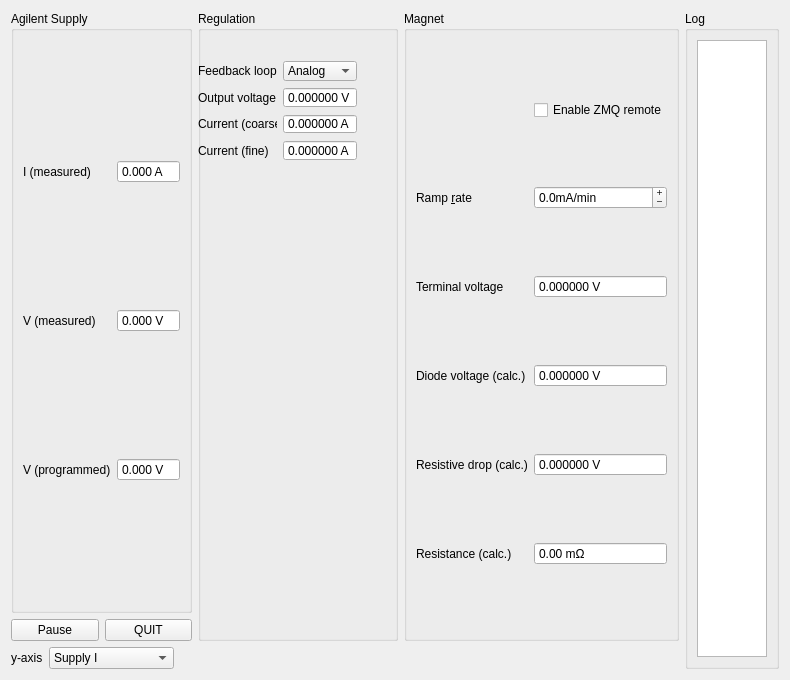
<?xml version="1.0" encoding="UTF-8"?>
<ui version="4.0">
 <class>Widget</class>
 <widget class="QWidget" name="Widget">
  <property name="geometry">
   <rect>
    <x>0</x>
    <y>0</y>
    <width>741</width>
    <height>680</height>
   </rect>
  </property>
  <property name="windowTitle">
   <string>Magnet Control</string>
  </property>
  <layout class="QVBoxLayout" name="verticalLayout_3">
   <item>
    <layout class="QHBoxLayout" name="horizontalLayout_7">
     <item>
      <layout class="QVBoxLayout" name="verticalLayout_2">
       <item>
        <layout class="QHBoxLayout" name="horizontalLayout_6">
         <item>
          <layout class="QVBoxLayout" name="verticalLayout">
           <item>
            <widget class="QGroupBox" name="groupBox">
             <property name="title">
              <string>Agilent Supply</string>
             </property>
             <layout class="QHBoxLayout" name="horizontalLayout">
              <item>
               <layout class="QGridLayout" name="gridLayout">
                <item row="0" column="1">
                 <widget class="QDoubleSpinBox" name="supplyCurrentSb">
                  <property name="readOnly">
                   <bool>true</bool>
                  </property>
                  <property name="buttonSymbols">
                   <enum>QAbstractSpinBox::NoButtons</enum>
                  </property>
                  <property name="suffix">
                   <string> A</string>
                  </property>
                  <property name="decimals">
                   <number>3</number>
                  </property>
                  <property name="minimum">
                   <double>-10.000000000000000</double>
                  </property>
                  <property name="maximum">
                   <double>10.000000000000000</double>
                  </property>
                 </widget>
                </item>
                <item row="1" column="1">
                 <widget class="QDoubleSpinBox" name="supplyVoltageSb">
                  <property name="readOnly">
                   <bool>true</bool>
                  </property>
                  <property name="buttonSymbols">
                   <enum>QAbstractSpinBox::NoButtons</enum>
                  </property>
                  <property name="suffix">
                   <string> V</string>
                  </property>
                  <property name="decimals">
                   <number>3</number>
                  </property>
                  <property name="minimum">
                   <double>-10.000000000000000</double>
                  </property>
                  <property name="maximum">
                   <double>10.000000000000000</double>
                  </property>
                 </widget>
                </item>
                <item row="2" column="0">
                 <widget class="QLabel" name="label_4">
                  <property name="text">
                   <string>V (programmed)</string>
                  </property>
                  <property name="buddy">
                   <cstring>programmedSupplyVoltageSb</cstring>
                  </property>
                 </widget>
                </item>
                <item row="0" column="0">
                 <widget class="QLabel" name="label_2">
                  <property name="text">
                   <string>I (measured)</string>
                  </property>
                  <property name="buddy">
                   <cstring>supplyCurrentSb</cstring>
                  </property>
                 </widget>
                </item>
                <item row="1" column="0">
                 <widget class="QLabel" name="label_3">
                  <property name="text">
                   <string>V (measured)</string>
                  </property>
                  <property name="buddy">
                   <cstring>supplyVoltageSb</cstring>
                  </property>
                 </widget>
                </item>
                <item row="2" column="1">
                 <widget class="QDoubleSpinBox" name="programmedSupplyVoltageSb">
                  <property name="readOnly">
                   <bool>true</bool>
                  </property>
                  <property name="buttonSymbols">
                   <enum>QAbstractSpinBox::NoButtons</enum>
                  </property>
                  <property name="suffix">
                   <string> V</string>
                  </property>
                  <property name="decimals">
                   <number>3</number>
                  </property>
                  <property name="minimum">
                   <double>-10.000000000000000</double>
                  </property>
                  <property name="maximum">
                   <double>10.000000000000000</double>
                  </property>
                 </widget>
                </item>
               </layout>
              </item>
             </layout>
            </widget>
           </item>
           <item>
            <layout class="QHBoxLayout" name="horizontalLayout_4">
             <item>
              <widget class="QPushButton" name="pausePb">
               <property name="text">
                <string>Pause</string>
               </property>
              </widget>
             </item>
             <item>
              <widget class="QPushButton" name="quitPb">
               <property name="text">
                <string>QUIT</string>
               </property>
              </widget>
             </item>
            </layout>
           </item>
          </layout>
         </item>
         <item>
          <widget class="QGroupBox" name="groupBox_4">
           <property name="minimumSize">
            <size>
             <width>200</width>
             <height>0</height>
            </size>
           </property>
           <property name="title">
            <string>Regulation</string>
           </property>
           <widget class="QWidget" name="layoutWidget">
            <property name="geometry">
             <rect>
              <x>0</x>
              <y>50</y>
              <width>159</width>
              <height>100</height>
             </rect>
            </property>
            <layout class="QFormLayout" name="formLayout">
             <item row="0" column="0">
              <widget class="QLabel" name="label_9">
               <property name="text">
                <string>Feedback loop</string>
               </property>
              </widget>
             </item>
             <item row="0" column="1">
              <widget class="QComboBox" name="controlModeCombo">
               <item>
                <property name="text">
                 <string>Analog</string>
                </property>
               </item>
               <item>
                <property name="text">
                 <string>Digital</string>
                </property>
               </item>
              </widget>
             </item>
             <item row="1" column="1">
              <widget class="QDoubleSpinBox" name="outputVoltageSb">
               <property name="readOnly">
                <bool>true</bool>
               </property>
               <property name="buttonSymbols">
                <enum>QAbstractSpinBox::NoButtons</enum>
               </property>
               <property name="suffix">
                <string> V</string>
               </property>
               <property name="decimals">
                <number>6</number>
               </property>
               <property name="minimum">
                <double>-20.000000000000000</double>
               </property>
               <property name="maximum">
                <double>20.000000000000000</double>
               </property>
              </widget>
             </item>
             <item row="1" column="0">
              <widget class="QLabel" name="label_10">
               <property name="text">
                <string>Output voltage</string>
               </property>
              </widget>
             </item>
             <item row="2" column="0">
              <widget class="QLabel" name="label_11">
               <property name="text">
                <string>Current (coarse)</string>
               </property>
              </widget>
             </item>
             <item row="3" column="0">
              <widget class="QLabel" name="label_12">
               <property name="text">
                <string>Current (fine)</string>
               </property>
              </widget>
             </item>
             <item row="2" column="1">
              <widget class="QDoubleSpinBox" name="currentCoarseSb">
               <property name="readOnly">
                <bool>true</bool>
               </property>
               <property name="buttonSymbols">
                <enum>QAbstractSpinBox::NoButtons</enum>
               </property>
               <property name="suffix">
                <string> A</string>
               </property>
               <property name="decimals">
                <number>6</number>
               </property>
               <property name="minimum">
                <double>-10.000000000000000</double>
               </property>
               <property name="maximum">
                <double>10.000000000000000</double>
               </property>
              </widget>
             </item>
             <item row="3" column="1">
              <widget class="QDoubleSpinBox" name="currentFineSb">
               <property name="readOnly">
                <bool>true</bool>
               </property>
               <property name="buttonSymbols">
                <enum>QAbstractSpinBox::NoButtons</enum>
               </property>
               <property name="suffix">
                <string> A</string>
               </property>
               <property name="decimals">
                <number>6</number>
               </property>
               <property name="minimum">
                <double>-10.000000000000000</double>
               </property>
               <property name="maximum">
                <double>10.000000000000000</double>
               </property>
              </widget>
             </item>
            </layout>
           </widget>
          </widget>
         </item>
         <item>
          <widget class="QGroupBox" name="groupBox_2">
           <property name="title">
            <string>Magnet</string>
           </property>
           <layout class="QHBoxLayout" name="horizontalLayout_2">
            <item>
             <layout class="QGridLayout" name="gridLayout_2">
              <item row="3" column="1">
               <widget class="QDoubleSpinBox" name="diodeVoltageSb">
                <property name="readOnly">
                 <bool>true</bool>
                </property>
                <property name="buttonSymbols">
                 <enum>QAbstractSpinBox::NoButtons</enum>
                </property>
                <property name="suffix">
                 <string> V</string>
                </property>
                <property name="decimals">
                 <number>6</number>
                </property>
                <property name="minimum">
                 <double>-10.000000000000000</double>
                </property>
                <property name="maximum">
                 <double>10.000000000000000</double>
                </property>
               </widget>
              </item>
              <item row="4" column="0">
               <widget class="QLabel" name="label_6">
                <property name="text">
                 <string>Resistive drop (calc.)</string>
                </property>
                <property name="buddy">
                 <cstring>resistiveDropSb</cstring>
                </property>
               </widget>
              </item>
              <item row="2" column="1">
               <widget class="QDoubleSpinBox" name="magnetVoltageSb">
                <property name="readOnly">
                 <bool>true</bool>
                </property>
                <property name="buttonSymbols">
                 <enum>QAbstractSpinBox::NoButtons</enum>
                </property>
                <property name="suffix">
                 <string> V</string>
                </property>
                <property name="decimals">
                 <number>6</number>
                </property>
                <property name="minimum">
                 <double>-10.000000000000000</double>
                </property>
                <property name="maximum">
                 <double>10.000000000000000</double>
                </property>
               </widget>
              </item>
              <item row="1" column="0">
               <widget class="QLabel" name="label">
                <property name="text">
                 <string>Ramp &amp;rate</string>
                </property>
                <property name="buddy">
                 <cstring>rampRateSb</cstring>
                </property>
               </widget>
              </item>
              <item row="5" column="1">
               <widget class="QDoubleSpinBox" name="resistanceSb">
                <property name="readOnly">
                 <bool>true</bool>
                </property>
                <property name="buttonSymbols">
                 <enum>QAbstractSpinBox::NoButtons</enum>
                </property>
                <property name="suffix">
                 <string> mΩ</string>
                </property>
                <property name="decimals">
                 <number>2</number>
                </property>
                <property name="minimum">
                 <double>-5000.000000000000000</double>
                </property>
                <property name="maximum">
                 <double>5000.000000000000000</double>
                </property>
               </widget>
              </item>
              <item row="5" column="0">
               <widget class="QLabel" name="label_8">
                <property name="text">
                 <string>Resistance (calc.)</string>
                </property>
                <property name="buddy">
                 <cstring>resistanceSb</cstring>
                </property>
               </widget>
              </item>
              <item row="1" column="1">
               <widget class="QDoubleSpinBox" name="rampRateSb">
                <property name="toolTip">
                 <string>Specify the magnet ramp rate (pos=up, neg=down).</string>
                </property>
                <property name="buttonSymbols">
                 <enum>QAbstractSpinBox::PlusMinus</enum>
                </property>
                <property name="specialValueText">
                 <string/>
                </property>
                <property name="accelerated">
                 <bool>true</bool>
                </property>
                <property name="correctionMode">
                 <enum>QAbstractSpinBox::CorrectToPreviousValue</enum>
                </property>
                <property name="keyboardTracking">
                 <bool>false</bool>
                </property>
                <property name="suffix">
                 <string>mA/min</string>
                </property>
                <property name="decimals">
                 <number>1</number>
                </property>
                <property name="minimum">
                 <double>-1000.000000000000000</double>
                </property>
                <property name="maximum">
                 <double>1000.000000000000000</double>
                </property>
                <property name="singleStep">
                 <double>0.100000000000000</double>
                </property>
               </widget>
              </item>
              <item row="4" column="1">
               <widget class="QDoubleSpinBox" name="resistiveDropSb">
                <property name="readOnly">
                 <bool>true</bool>
                </property>
                <property name="buttonSymbols">
                 <enum>QAbstractSpinBox::NoButtons</enum>
                </property>
                <property name="suffix">
                 <string> V</string>
                </property>
                <property name="decimals">
                 <number>6</number>
                </property>
                <property name="minimum">
                 <double>-10.000000000000000</double>
                </property>
                <property name="maximum">
                 <double>10.000000000000000</double>
                </property>
               </widget>
              </item>
              <item row="2" column="0">
               <widget class="QLabel" name="label_5">
                <property name="text">
                 <string>Terminal voltage</string>
                </property>
                <property name="buddy">
                 <cstring>magnetVoltageSb</cstring>
                </property>
               </widget>
              </item>
              <item row="0" column="1">
               <widget class="QCheckBox" name="zmqRemoteEnableCb">
                <property name="text">
                 <string>Enable ZMQ remote</string>
                </property>
               </widget>
              </item>
              <item row="3" column="0">
               <widget class="QLabel" name="label_7">
                <property name="text">
                 <string>Diode voltage (calc.)</string>
                </property>
                <property name="buddy">
                 <cstring>diodeVoltageSb</cstring>
                </property>
               </widget>
              </item>
             </layout>
            </item>
           </layout>
          </widget>
         </item>
        </layout>
       </item>
       <item>
        <layout class="QHBoxLayout" name="horizontalLayout_5">
         <item>
          <widget class="QLabel" name="label_13">
           <property name="text">
            <string>y-axis</string>
           </property>
          </widget>
         </item>
         <item>
          <widget class="QComboBox" name="yaxisCombo">
           <item>
            <property name="text">
             <string>Supply I</string>
            </property>
           </item>
           <item>
            <property name="text">
             <string>Supply V</string>
            </property>
           </item>
           <item>
            <property name="text">
             <string>Magnet V</string>
            </property>
           </item>
           <item>
            <property name="text">
             <string>Magnet V std</string>
            </property>
           </item>
           <item>
            <property name="text">
             <string>FET V</string>
            </property>
           </item>
           <item>
            <property name="text">
             <string>Magnet I (coarse)</string>
            </property>
           </item>
           <item>
            <property name="text">
             <string>Magnet I (fine)</string>
            </property>
           </item>
          </widget>
         </item>
         <item>
          <spacer name="horizontalSpacer">
           <property name="orientation">
            <enum>Qt::Horizontal</enum>
           </property>
           <property name="sizeHint" stdset="0">
            <size>
             <width>40</width>
             <height>20</height>
            </size>
           </property>
          </spacer>
         </item>
        </layout>
       </item>
      </layout>
     </item>
     <item>
      <widget class="QGroupBox" name="groupBox_3">
       <property name="title">
        <string>Log</string>
       </property>
       <layout class="QHBoxLayout" name="horizontalLayout_3">
        <item>
         <widget class="QPlainTextEdit" name="messagesTextEdit"/>
        </item>
       </layout>
      </widget>
     </item>
    </layout>
   </item>
  </layout>
 </widget>
 <resources/>
 <connections/>
</ui>
